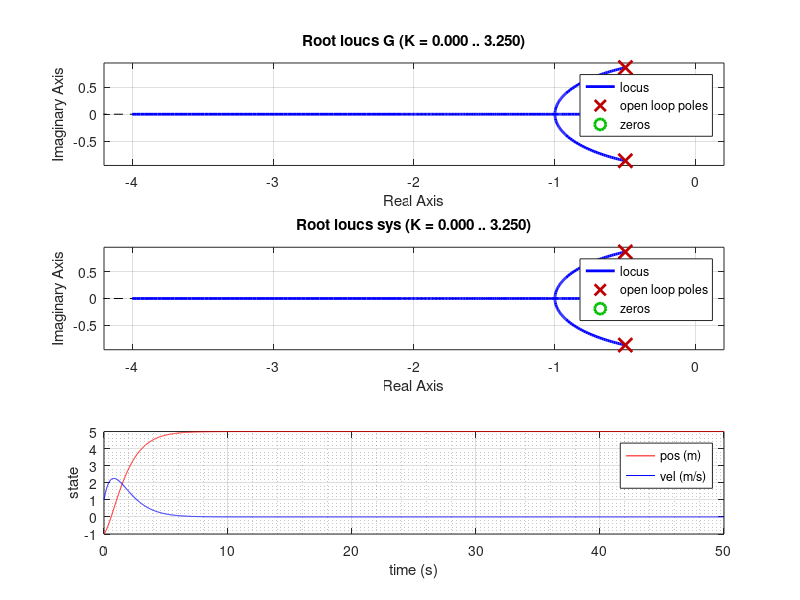

Reproduce this figure in MATLAB.
clc; clear; close all
m = 1;
k = 1;
c = 1;
A = [0 1; -k/m -c/m];
B = [0; 1/m];
C = [0 1];
D = 0;

sys = ss(A,B,C,D);
s = tf('s');
% G = 1/(m*s^2+c*s+k);
G = s/(m*s^2+c*s+k);
K = 1;
% sys = minreal(K*G/(1+K*G));

subplot(3,1,1)
rlocus(G)

subplot(3,1,2)
rlocus(sys)
% pzplot(sys)

t0 = 0;
dt = 0.01;
Tf = 50;
x = zeros(2,length(t0:dt:Tf));
x0 = [-1;1];
x(:,1) = x0;
T = t0:dt:Tf;
for t = 1:(length(T)-1)
    u = (5-x(2,t));
    x_dot = A*x(:,t) + B*u;
    x(:,t+1) = x(:,t) + x_dot*dt;
end

subplot(3,1,3)
plot(T,x(1,:),'-r',T,x(2,:),'-b')
legend('pos (m)', 'vel (m/s)')
xlabel('time (s)')
ylabel('state')
grid on
grid minor